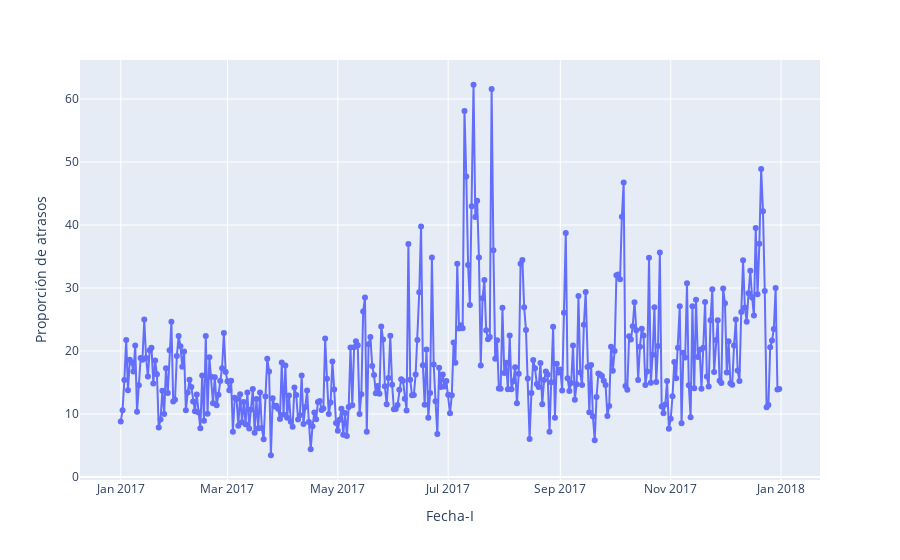

This figure's notebook cell:
### Markdown cell above
### Estas cantidades en los atrasos del mes de Julio seran observables a nivel diaro, calcularemos la tasa de atrasos por dia segun la varable Fecha-I

### Code cell
datos['Fecha-I'] = datos['Fecha-I'].dt.normalize()

Fechas = datos.groupby(['Fecha-I']
                           #'OPERA',
                          #'MES',
                          #'DIA',
                          #,'temporada_alta'
                        , dropna=False, as_index= False).agg(
    Cantidad_Vuelos = ('atraso_15','count'),
    Cantidad_atrasos = ('atraso_15','sum'))
                    
Fechas['Proporción de atrasos'] = Fechas['Cantidad_atrasos']/Fechas['Cantidad_Vuelos']*100

fig = px.line(Fechas
              , x='Fecha-I'
              , y='Proporción de atrasos'
              ,markers = True)

fig.show()

### Figure 1 — Plotly figure (JSON) as saved in the notebook; plotly's stock layout.template omitted (floating-point values rounded to 4 significant figures; data arrays with more than 128 entries replaced by an {"elided": "..."} marker saying what was removed)
{"data": [{"hovertemplate": "Fecha-I=%{x}<br>Proporción de atrasos=%{y}<extra></extra>", "legendgroup": "", "line": {"color": "#636efa", "dash": "solid"}, "marker": {"symbol": "circle"}, "mode": "lines+markers", "name": "", "orientation": "v", "showlegend": false, "type": "scatter", "x": {"elided": "365 str values"}, "xaxis": "x", "y": {"elided": "365 float values"}, "yaxis": "y"}], "layout": {"legend": {"tracegroupgap": 0}, "margin": {"t": 60}, "xaxis": {"anchor": "y", "domain": [0, 1], "title": {"text": "Fecha-I"}}, "yaxis": {"anchor": "x", "domain": [0, 1], "title": {"text": "Proporción de atrasos"}}}}
